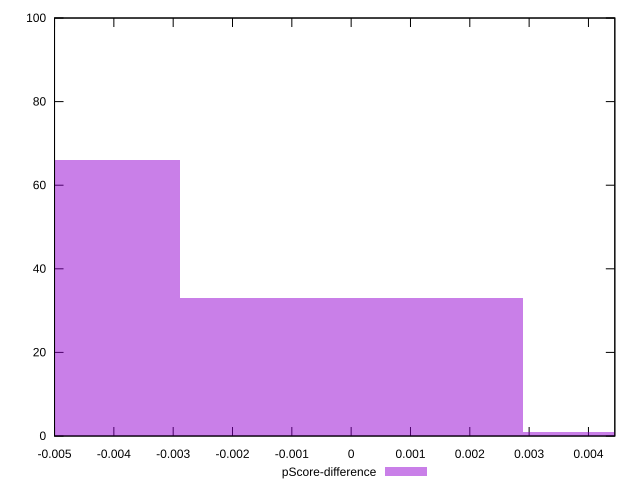

Recreate this plot in gnuplot.
reset

$pScoreDifference <<EOF
-0.005784151154897348 66
0 33
0.005784151154897348 1
EOF

set key outside below
set boxwidth 0.005784151154897348
set xrange [-0.0050000000000000044:0.004444444444444473]
set yrange [0:100]
set trange [0:100]
set style fill transparent solid 0.5 noborder
set terminal svg size 640, 490 enhanced background rgb 'white'
set output "report_00018_2021-02-10T15-25-16.877Z/uses-http2/samples/pages/pScore-difference/histogram.svg"

plot $pScoreDifference title "pScore-difference" with boxes

reset
